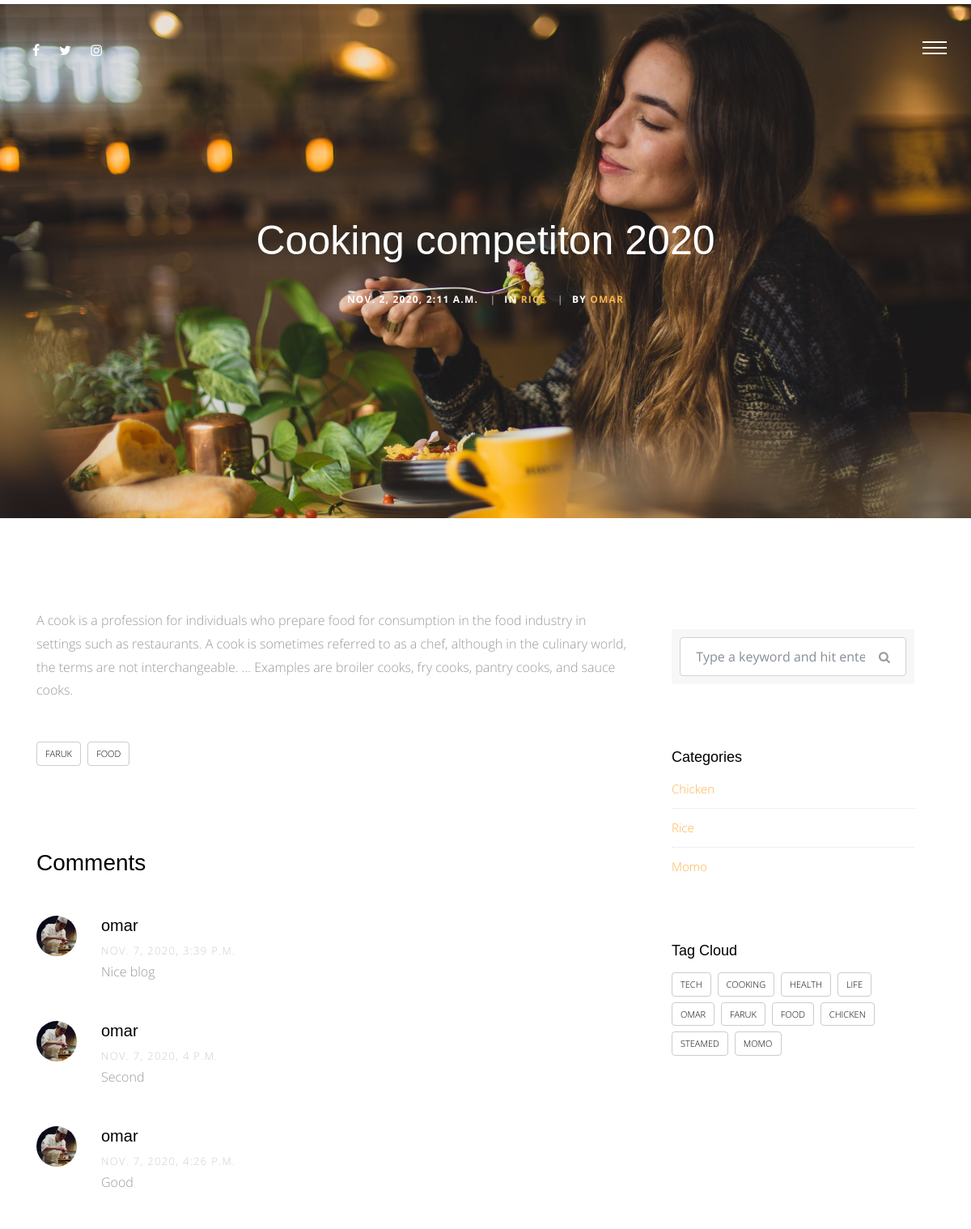
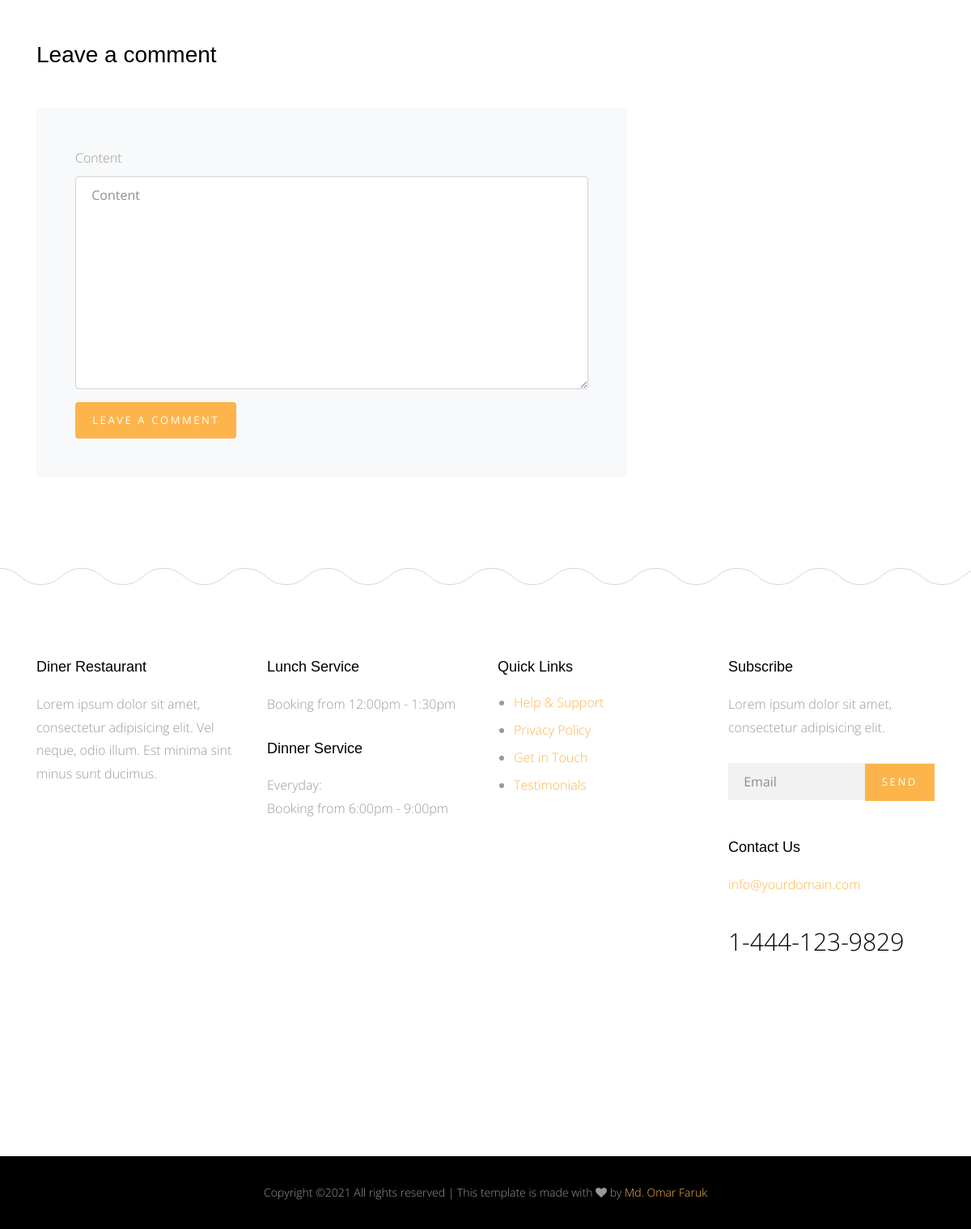
Page /blog/2 on the committed database (2 pictures, top to bottom).
### blog/models.py (models this page shows, shortened)
class Post(models.Model):
    title = models.CharField(max_length=155)
    content = models.TextField()
    author = models.ForeignKey(User, on_delete=models.CASCADE)
    image = models.ImageField(upload_to='blog/', blank=True, null=True)
    category = models.ForeignKey('Category', null=True, on_delete=models.SET_NULL)
    created  = models.DateTimeField(default=timezone.now)
    tags = TaggableManager(blank=True)
    class Meta:
        verbose_name = ' post'
        verbose_name_plural = 'posts'
    def __str__(self):
        return self.title

class Category(models.Model):
    category_name = models.CharField(max_length=150)
    class Meta:
        verbose_name = ' category'
        verbose_name_plural = 'catogires'
    def __str__(self):
        return self.category_name

class Comment(models.Model):
    user = models.ForeignKey(User, on_delete=models.CASCADE)
    post = models.ForeignKey(Post, on_delete=models.CASCADE)
    content = models.TextField()
    created = models.DateTimeField(default=timezone.now)

### blog/views.py (the view)
# urls.py: path('<int:id>', views.post_detail, name='post_detail'),
def post_detail(request, id):
    post_detail = Post.objects.get(id=id)
    categories = Category.objects.all()
    all_tags = Tag.objects.all()
    comments = Comment.objects.filter(post=post_detail)
    if request.method == 'POST' :
        comment_form = CommentForm(request.POST)
        if comment_form.is_valid():
            new_comment = comment_form.save(commit=False)
            new_comment.user = request.user
            new_comment.post = post_detail
            new_comment.save()
    else:
        comment_form = CommentForm()
    context = {
        'post_detail' : post_detail,
        'categories' : categories,
        'all_tags' : all_tags,
        'comments' : comments,
        'comment_form' : comment_form,
    }
    return render(request, 'post/post_detail.html', context)

### blog/forms.py
class CommentForm(forms.ModelForm):
    class Meta:
        model = Comment
        fields = [
            'content',
        ]

### blog/templates/post/post_detail.html (shortened to what this page needs)
{% extends 'base.html' %}
{% load static %}
{% load bootstrap4 %}
{% block content %}
    <div class="main-wrap">
        <div class="cover_1 cover_sm">
            <div class="img_bg" style="background-image: url({% static 'img/slider-1.jpg' %})" data-stellar-background-ratio="0.5">
            <div class="container">
                <div class="row align-items-center justify-content-center">
                <div class="col-md-7 text-center" data-aos="fade-up">
                    <h2 class="heading mb-4">{{ post_detail }}</h2>
                    <div class="post-info">
                    <div class="date-info">{{ post_detail.created }}</div>
                    <div class="category-info"><span class="seperator">|</span>In <a href="#" data-title="View all posts in Lifestyle" title="View all posts in Lifestyle">{{ post_detail.category }}</a></div>
                    <div class="author-info"><span class="seperator">|</span>By <a href="#">{{ post_detail.author }}</a></div>
                    </div>
                </div>
                </div>
            </div>
            </div>
        </div>
        <div class="section">
            <div class="container">
            <div class="row">
                <div class="col-md-8">
                <p>{{ post_detail.content }}</p>
                <div class="tag-widget post-tag-container mb-5 mt-5">
                    <div class="tagcloud">
                    {% for tag in post_detail.tags.all %}
                        <a href="{% url 'blog:post_by_tag' tag %}" class="tag-cloud-link">{{ tag }}</a>
                    {% endfor %}
                    </div>
                </div>
                <div class="pt-5 mt-5">
                    <h3 class="mb-5"> Comments</h3>
                    <ul class="comment-list">
                    {% for comment in comments %}
                        <li class="comment">
                            <div class="vcard bio">
                            <img src="img/person_1.jpg" alt="Image placeholder">
                            </div>
                            <div class="comment-body">
                            <h3>{{ comment.user }}</h3>
                            <div class="meta">{{ comment.created }}</div>
                            <p>{{ comment.content }}</p>
                            </div>
                        </li>
                    {% endfor %}
                    </ul>
                    <div class="comment-form-wrap pt-5">
                    <h3 class="mb-5">Leave a comment</h3>
                    <form action="#" class="p-5 bg-light" method="POST">
                        {% bootstrap_form comment_form %}
                        {% buttons %}
                            <button type="submit" class="btn btn-primary">Leave A Comment</button>
                        {% endbuttons %}
                    </form>
                    </div>
                </div>
                </div>
                <div class="col-md-4 sidebar">
                <div class="sidebar-box">
                    <form action="{% url 'blog:post_list' %}" method="GET" class="search-form">
                    <div class="form-group">
                        <span class="icon fa fa-search"></span>
                        <input type="text" class="form-control" name="q" value="{{request.Get.q}}" placeholder="Type a keyword and hit enter">
                    </div>
                    </form>
                </div>
                <div class="sidebar-box">
                    <div class="categories">
                        <h3>Categories</h3>
                        {% for category in categories %}
                            <li><a href="{% url 'blog:post_by_category' category %}">{{ category }}</a></li>
                        {% endfor %}
                    </div>
                </div>
                <div class="sidebar-box">
                    <h3>Tag Cloud</h3>
                    <div class="tagcloud">
                        {% for tag in all_tags %}
                            <a href="{% url 'blog:post_by_tag' tag %}" class="tag-cloud-link">{{ tag }}</a>
                        {% endfor %}
                    </div>
                </div>
                </div>
            </div>
            </div>
        </div>
    </div>
{% endblock %}

### static/css/style.css (style rules this page uses)
html { overflow-x: hidden; }
body { background: #fff; font-family: "Open Sans", cursive; font-size: 16px; line-height: 1.8; font-weight: 300; color: #999999; }
a { -webkit-transition: .3s all ease; -o-transition: .3s all ease; transition: .3s all ease; text-decoration: none; }
h1, h2, h3, h4, h5 { color: #000; font-family: "Playfair Display", Arial, sans-serif; }
.btn, .form-control { outline: none; }
textarea.form-control { height: inherit; }
.btn { font-size: 13px; text-transform: uppercase; letter-spacing: .2em; }
.btn.btn-primary { color: #fff; border-width: 2px; }
.section { padding: 7em 0; }
.cover_1 { position: relative; }
.cover_1 .img_bg { background-repeat: no-repeat; background-size: cover !important; background-position: center center; }
.cover_1 .img_bg, .cover_1 .img_bg > .container > .row { min-height: 700px; height: 100vh; }
.cover_1.cover_sm .img_bg, .cover_1.cover_sm .img_bg > .container > .row { min-height: 600px; height: 80vh; }
.cover_1 .heading { color: white; font-weight: 300; font-size: 30px; line-height: 1.5; }
@media (min-width: 768px) { .cover_1 .heading { font-size: 50px; line-height: 1.5; } }
.post-info { font-size: 12px; text-transform: uppercase; font-weight: bold; color: #fff; letter-spacing: .1em; }
.post-info > div { display: inline-block; }
.post-info > div .seperator { display: inline-block; margin: 0 10px; opacity: .5; }
.tagcloud a { text-transform: uppercase; display: inline-block; padding: 4px 10px; margin-bottom: 7px; margin-right: 4px; border-radius: 4px; color: #000; border: 1px solid #ccc; font-size: 11px; }
.comment-form-wrap { clear: both; }
.comment-list { padding: 0; margin: 0; }
.comment-list li { padding: 0; margin: 0 0 30px 0; float: left; width: 100%; clear: both; list-style: none; }
.comment-list li .vcard { width: 80px; float: left; }
.comment-list li .vcard img { width: 50px; border-radius: 50%; }
.comment-list li .comment-body { float: right; width: calc(100% - 80px); }
.comment-list li .comment-body h3 { font-size: 20px; }
.comment-list li .comment-body .meta { text-transform: uppercase; font-size: 13px; letter-spacing: .1em; color: #ccc; }
.search-form { background: #f7f7f7; padding: 10px; }
.search-form .form-group { position: relative; }
.search-form .form-group input { padding-right: 50px; }
.search-form .icon { position: absolute; top: 50%; right: 20px; -webkit-transform: translateY(-50%); -ms-transform: translateY(-50%); transform: translateY(-50%); }
.sidebar-box { margin-bottom: 30px; padding: 25px; font-size: 15px; width: 100%; float: left; background: #fff; }
.sidebar-box *:last-child { margin-bottom: 0; }
.sidebar-box h3 { font-size: 18px; margin-bottom: 15px; }
.categories li, .sidelink li { position: relative; margin-bottom: 10px; padding-bottom: 10px; border-bottom: 1px dotted #dee2e6; list-style: none; }
.categories li:last-child, .sidelink li:last-child { margin-bottom: 0; border-bottom: none; padding-bottom: 0; }
.categories li a, .sidelink li a { display: block; }

### rows in the picture
Post: title "Cooking competiton 2020", created "NOV. 2, 2020, 2:11 A.M.", category "RICE", author "OMAR", content "A cook is a profession for individuals who prepare food for consumption in the food industry in settings such as restaurants. A cook is sometimes referred to as a chef, although in the culinary world, the terms are not interchangeable. ... Examples are broiler cooks, fry cooks, pantry cooks, and sauce cooks."
Tag: name "FARUK"
Tag: name "FOOD"
Comment: user "omar", created "NOV. 7, 2020, 3:39 P.M.", content "Nice blog"
Comment: user "omar", created "NOV. 7, 2020, 4 P.M.", content "Second"
Comment: user "omar", created "NOV. 7, 2020, 4:26 P.M.", content "Good"
Category: category_name "Chicken"
Category: category_name "Rice"
Category: category_name "Momo"
Tag: name "TECH"
Tag: name "COOKING"
Tag: name "HEALTH"
Tag: name "LIFE"
Tag: name "OMAR"
Tag: name "CHICKEN"
Tag: name "STEAMED"
Tag: name "MOMO"
